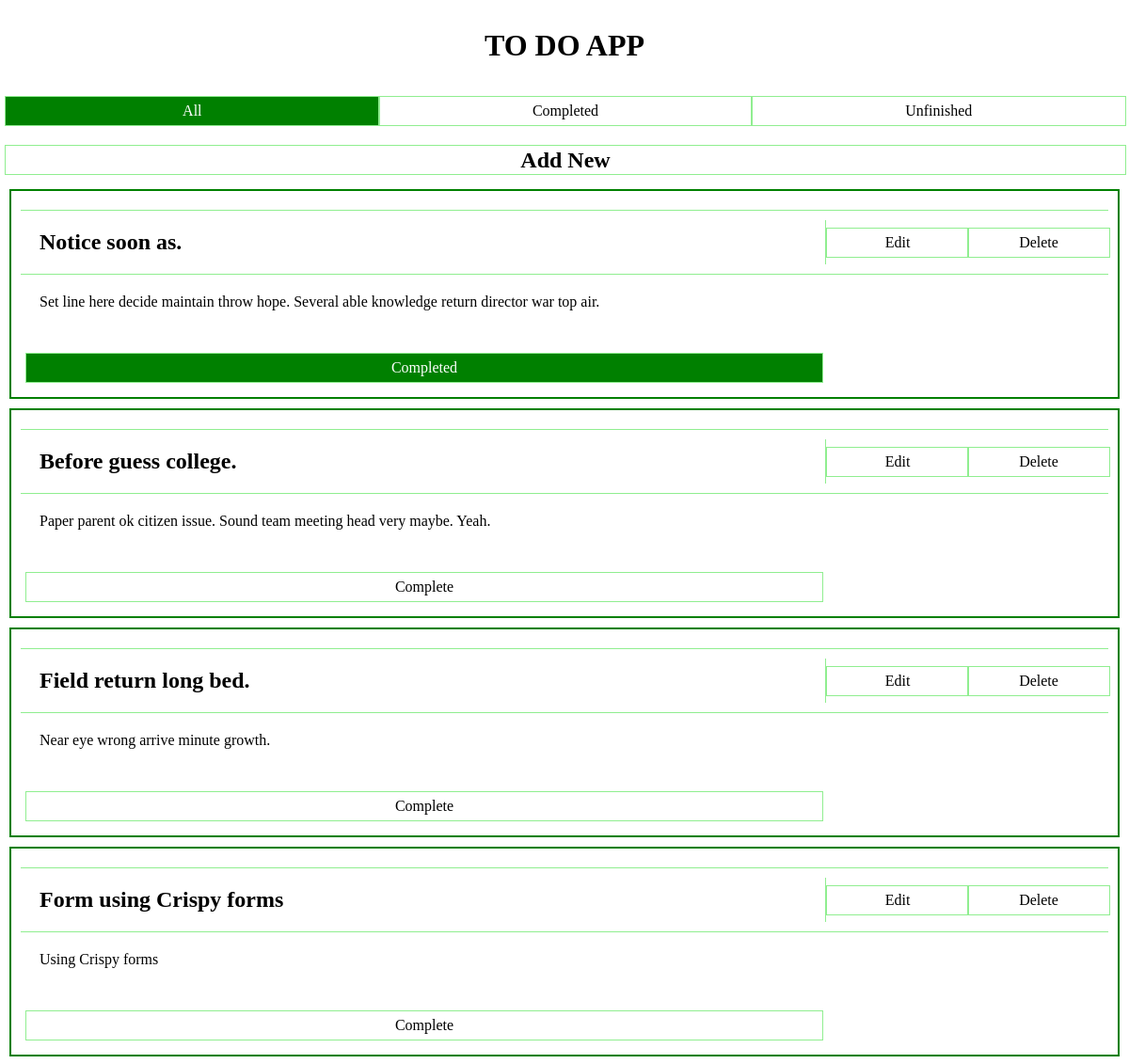
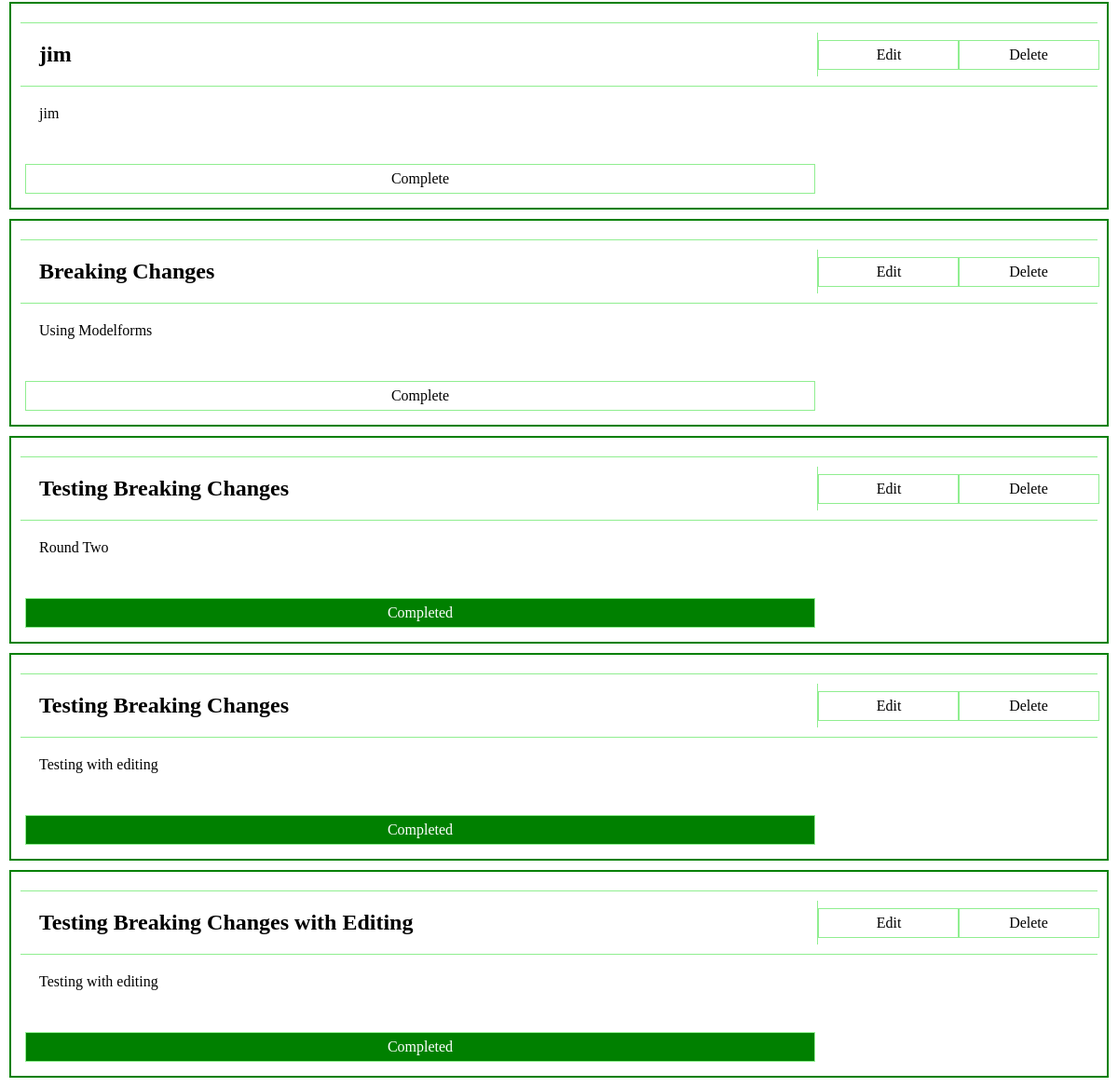
/todo/, run on the app's committed database (2 pictures, top to bottom).
### todo/models.py (models this page shows, shortened)
class Task(models.Model):
    Title = models.CharField(max_length=500)
    Description = models.CharField(max_length=3000, blank=True)
    Created_at = models.DateTimeField(auto_now_add=True)
    Last_modified = models.DateTimeField(auto_now=True)
    Completed = models.BooleanField(default=False)

### todo/views.py (the view)
# urls.py: path('', views.index, name='index'),
def index(request):
    context = {}
    if request.session.has_key('completed'):
        context['tasks'] = Task.objects.filter(Completed=request.session.get('completed'))
        if request.session.get('completed'):
            context['completed'] = "True"
        else:
            context['unfinished'] = "True"
        try:
            del request.session['completed']        # delete request.session['completed']
        except KeyError:
            pass
    else:
        context['tasks'] = Task.objects.all()
    return render(request, 'todo/index.html', context)

### templates/todo/index.html (shortened to what this page needs)
{% extends 'base.html' %}
{% load static %}
    {% block content %}
        <link rel='stylesheet' type="text/css" href="{% static 'css/index.css' %}" >
        <div class="toggle-buttons">
            <a href="{% url 'todo:index' %}">
                <div {% if not completed and not unfinished %} class=btn-filled {% else %} class=btn-transparent {% endif %}>
                    All
                </div>
            </a>
            <a href="{% url 'todo:get_completed' %}">
                <div {% if completed %} class=btn-filled {% else %} class=btn-transparent {% endif %}>
                    Completed
                </div>
            </a>
            <a href="{% url 'todo:get_unfinished' %}">
                <div {% if unfinished %} class=btn-filled {% else %} class=btn-transparent {% endif %}>
                    Unfinished
                </div>
            </a>
        </div>
        <div class="new-task">
            <a href="{% url 'todo:add' %}">
                <div class=btn-transparent><h2>Add New</h2></div>
            </a>
        </div>
        {% if tasks %}
            {% for task in tasks %}
                <div class=task-container>
                    <div class="task-header">
                        <div class="task-title"> <h2>{{task.Title}}</h2> </div>
                        <div class="task-buttons">
                            <a href="{% url 'todo:edit' task.id %}"><div class=btn-transparent>Edit</div></a>
                            <a href="{% url 'todo:delete' task.id %}"><div class=btn-transparent>Delete</div></a>
                        </div>
                    </div>
                    <div class="task-body"><p>{{task.Description}}</p></div>
                    <div class="task-footer">
                        <div class=task-footer-button>
                            {% if task.Completed %}
                                <a href="{% url 'todo:remove_complete' task.id %}"><div class=btn-filled>Completed</div></a>
                            {% else %}
                                <a href="{% url 'todo:complete' task.id %}"><div class=btn-transparent>Complete</div></a>
                            {% endif %}
                        </div>
                    </div>
                </div>
            {% endfor %}
        {% else %}
            <div>
                <h2>No Tasks</h2>
            </div>
        {% endif %}
    {% endblock %}

### templates/base.html (shortened to what this page needs)
<!DOCTYPE html>
<html lang="en">
<head>
    {% load static %}
    <link rel='stylesheet' type="text/css" href="{% static 'base.css' %}">
</head>
<body>
    <div class='app-name'>
        <h1><a href="{% url 'todo:index' %}">TO DO APP</a></h1>
    </div>
    {% block content %}{% endblock %}
</body>
</html>

### static/base.css (style rules this page uses)
* { margin: 0; padding: 0; }
div { margin-top: 10px; }
a, a:visited { color: black; text-decoration: none; width: 100%; }
.app-name { display: flex; align-items: center; justify-content: center; padding: 20px; }

### static/css/index.css (style rules this page uses)
.toggle-buttons { display: flex; justify-content: space-evenly; padding: 5px; }
.btn-transparent, .btn-filled { border: 1px solid lightgreen; display: flex; justify-content: center; align-items: center; height: 30px; width: 100%; margin: 0; }
.btn-transparent { color: black; }
.btn-filled { background-color: green; color: white; }
.new-task { display: flex; align-items: center; justify-content: center; padding: 5px; }
.task-container { display: flex; flex-direction: column; padding: 10px; border: 2px solid green; margin: 10px; }
.task-header, .task-footer { display: grid; grid-template-columns: 1fr 300px; }
.task-header { border-top: 1px solid; border-bottom: 1px solid; border-color: lightgreen; }
.task-title { display: flex; grid-column: 1; border-right: 1px solid lightgreen; margin: 10px 0; padding: 10px 5px 10px 20px; }
.task-buttons { display: flex; grid-column: 2; justify-content: space-evenly; align-items: center; margin: 0; }
.task-body { margin: 0; padding: 20px 5px 20px 20px; }
.task-footer-button, .task-footer-button-filled { display: flex; padding: 5px; justify-content: center; align-items: center; }

### data on the page
Task: Title "Notice soon as.", Description "Set line here decide maintain throw hope. Several able knowledge return director war top air.", Completed "Completed"
Task: Title "Before guess college.", Description "Paper parent ok citizen issue. Sound team meeting head very maybe. Yeah.", Completed "Complete"
Task: Title "Field return long bed.", Description "Near eye wrong arrive minute growth.", Completed "Complete"
Task: Title "Form using Crispy forms", Description "Using Crispy forms", Completed "Complete"
Task: Title "jim", Description "jim", Completed "Complete"
Task: Title "Breaking Changes", Description "Using Modelforms", Completed "Complete"
Task: Title "Testing Breaking Changes", Description "Round Two", Completed "Completed"
Task: Title "Testing Breaking Changes", Description "Testing with editing", Completed "Completed"
Task: Title "Testing Breaking Changes with Editing", Description "Testing with editing", Completed "Completed"
